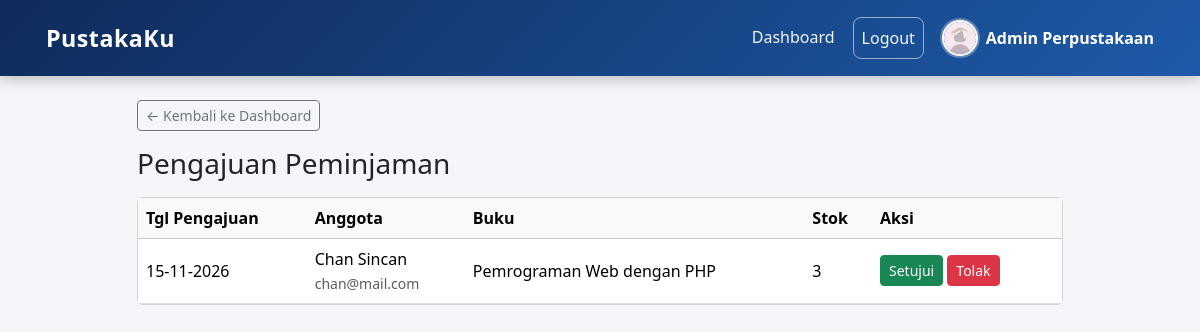
The app's page /projek/admin/peminjaman.php (signed in) with its own data.
### tables this page shows
CREATE TABLE `peminjaman` (
  `id` int(11) NOT NULL,
  `user_id` int(11) NOT NULL,
  `buku_id` int(11) NOT NULL,
  `tgl_pengajuan` date NOT NULL,
  `tgl_pinjam` date DEFAULT NULL,
  `tgl_jatuh_tempo` date DEFAULT NULL,
  `tgl_kembali` date DEFAULT NULL,
  `status` enum('menunggu','dipinjam','dikembalikan','ditolak') NOT NULL DEFAULT 'menunggu',
  `denda` int(11) NOT NULL DEFAULT 0,
  `status_denda` enum('tidak_ada','belum_lunas','lunas') NOT NULL DEFAULT 'tidak_ada'
);

CREATE TABLE `users` (
  `id` int(11) NOT NULL,
  `nama` varchar(100) NOT NULL,
  `email` varchar(100) NOT NULL,
  `password` varchar(255) NOT NULL,
  `role` enum('admin','anggota') NOT NULL DEFAULT 'anggota',
  `nim` varchar(20) DEFAULT NULL,
  `no_hp` varchar(15) DEFAULT NULL,
  `foto` varchar(255) NOT NULL DEFAULT 'default.png',
  `status` enum('aktif','nonaktif') NOT NULL DEFAULT 'aktif',
  `remember_token` varchar(64) DEFAULT NULL,
  `created_at` timestamp NOT NULL DEFAULT current_timestamp()
);

CREATE TABLE `buku` (
  `id` int(11) NOT NULL,
  `kode_buku` varchar(20) NOT NULL,
  `judul` varchar(200) NOT NULL,
  `penulis` varchar(100) DEFAULT NULL,
  `penerbit` varchar(100) DEFAULT NULL,
  `tahun_terbit` year(4) DEFAULT NULL,
  `kategori_id` int(11) DEFAULT NULL,
  `stok` int(11) NOT NULL DEFAULT 0,
  `sinopsis` text DEFAULT NULL,
  `cover` varchar(255) NOT NULL DEFAULT 'no-cover.png',
  `created_at` timestamp NOT NULL DEFAULT current_timestamp()
);

### projek/admin/peminjaman.php (the view, shortened to what this page needs)
<?php
include '../config/koneksi.php';
$data_pengajuan = mysqli_query(
    $koneksi,
    "SELECT p.id, p.tgl_pengajuan, u.nama, u.email, b.judul, b.stok
     FROM peminjaman p
     JOIN users u ON p.user_id = u.id
     JOIN buku b ON p.buku_id = b.id
     WHERE p.status = 'menunggu'
     ORDER BY p.tgl_pengajuan ASC, p.id ASC"
);
include '../includes/header.php';
?>
<div class="row">
    <div class="col-lg-10 mx-auto">
        <a href="<?= $base_url ?>/admin/dashboard.php" class="btn btn-outline-secondary btn-sm mb-3 no-print">
            &larr; Kembali ke Dashboard
        </a>
        <h3 class="mb-3">Pengajuan Peminjaman</h3>
        <div class="card">
            <div class="table-responsive">
                <table class="table table-hover align-middle mb-0">
                    <thead class="table-light">
                        <tr>
                            <th>Tgl Pengajuan</th>
                            <th>Anggota</th>
                            <th>Buku</th>
                            <th>Stok</th>
                            <th style="width: 190px;">Aksi</th>
                        </tr>
                    </thead>
                    <tbody>
                        <?php while ($p = mysqli_fetch_assoc($data_pengajuan)) { ?>
                            <tr>
                                <td><?= date('d-m-Y', strtotime($p['tgl_pengajuan'])) ?></td>
                                <td>
                                    <?= htmlspecialchars($p['nama']) ?><br>
                                    <small class="text-muted"><?= htmlspecialchars($p['email']) ?></small>
                                </td>
                                <td><?= htmlspecialchars($p['judul']) ?></td>
                                <td>
                                    <?php if ($p['stok'] > 0) { ?>
                                        <?= $p['stok'] ?>
                                    <?php } else { ?>
                                        <span class="badge text-bg-danger">Habis</span>
                                    <?php } ?>
                                </td>
                                <td>
                                    <form method="POST" class="d-inline">
                                        <button type="submit" name="setujui" class="btn btn-sm btn-success"
                                                <?= $p['stok'] <= 0 ? 'disabled' : '' ?>>Setujui</button>
                                    </form>
                                    <form method="POST" class="d-inline form-konfirmasi"
                                          data-pesan="Tolak pengajuan ini?">
                                        <button type="submit" name="tolak" class="btn btn-sm btn-danger">Tolak</button>
                                    </form>
                                </td>
                            </tr>
                        <?php } ?>
                    </tbody>
                </table>
            </div>
        </div>
    </div>
</div>
<?php
include '../includes/footer.php';
?>

### projek/assets/style.css (style rules this page uses)
:root { --warna-utama: #1e5aa8; --warna-latar: #f4f6f9; }
body { background-color: var(--warna-latar); }

### records on screen
peminjaman: tgl_pengajuan "15-11-2026", user.nama "Chan Sincan", user.email "chan@mail.com", buku.judul "Pemrograman Web dengan PHP", buku.stok "3"

### other values on screen
$_SESSION['nama'] "Admin Perpustakaan"
